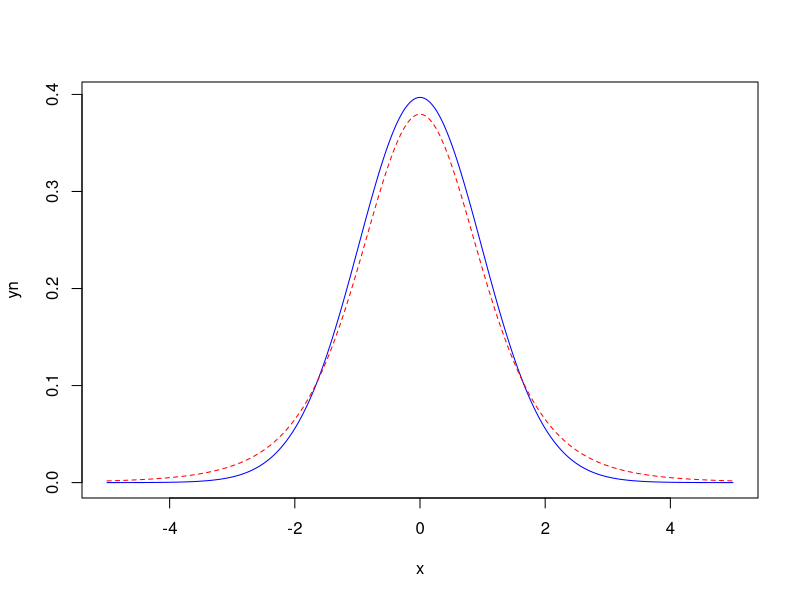
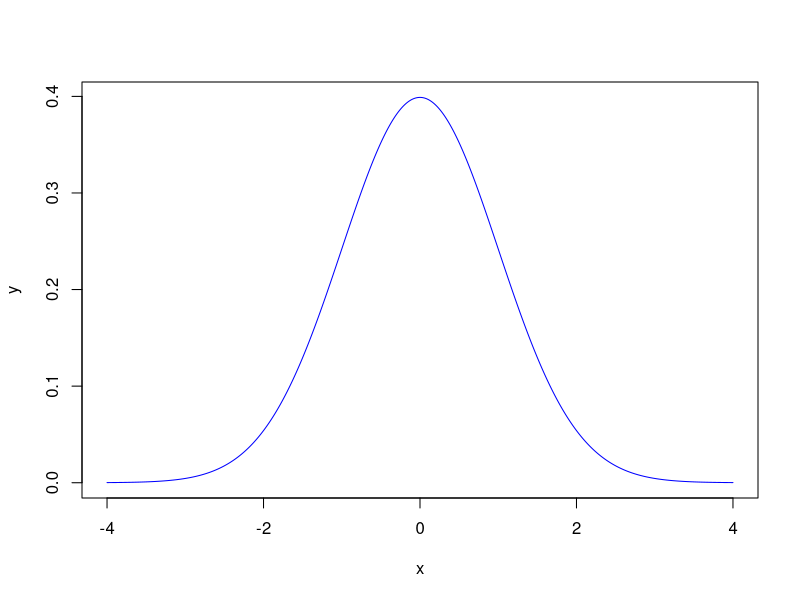
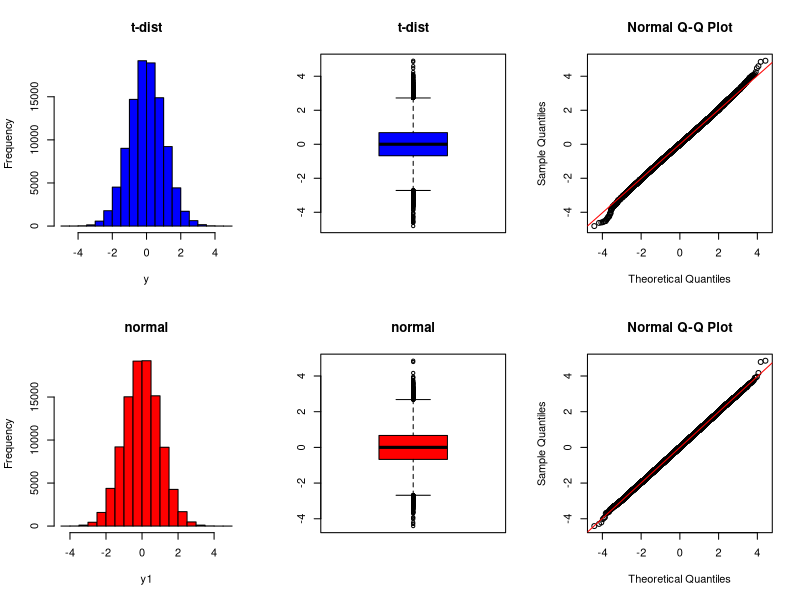

These figures' R source, in order:
################################################################################
#Problem #1
x <- seq(from = -5, 5, length = 1000)
yn <- dt(x, df = 50)
yn.1 <- dt(x, df = 5)

plot(x,yn,type = 'l', col = 'blue')
lines(x, yn.1, col = 'red', lty = 2)

#Answer is True; See Text page 307 for written description, along with examples
#on pages 308 & 302 for the graphically representation of the image.
################################################################################
#Problem 2
qnorm(0.95, mean = 0, sd = 1)
crit.val.test <- c(2.052, 1.645, 2.576, 2.33)
p.val <- round(pnorm(crit.val.test, lower.tail = FALSE), digits = 4)
tab.2 <- cbind(crit.val.test, p.val)
tab.2
#Answer is 1.645
################################################################################
#Problem 3
#Option 1; prop.test
prop.test(x = 32, n = 62, conf.level = 0.95, correct = FALSE)
#Option 2; follow formula and create your own 95% CI
p.hat <- 32/62
q.hat <- 1-p.hat
n <- 62
z.val <- qnorm(1-0.025, mean = 0, sd = 1, lower.tail = TRUE)
er.marg <- z.val*sqrt((p.hat*q.hat)/n)
l.val <- p.hat - er.marg
u.val <- p.hat + er.marg
cat(sprintf('%.3f',l.val), "< p <", sprintf('%.3f', u.val))

#Answer is 0.392 < p < 0.641
################################################################################
#Problem 4
E <- 0.011
alpha <- 0.02
p <- 0.5
z <- qnorm(0.99, mean = 0, sd = 1, lower.tail = TRUE)
n <- ((z*p/E)^2)
paste0("The sample size required is ", round(n, digits = 0))

#The answer is 11182
################################################################################
#Problem 5

#Explore option A

x <- seq(from = -4, to = 4, length = 1000)
y <- dnorm(x)
plot(x,y, type = 'l', col = 'blue')

#Exploring option B
x <- seq(from = -5, to = 5, length = 1000)
y <- rt(n = 100000, df = 50)
y1 <- rnorm(n = 100000, mean = 0, sd = 1)
par(mfrow = c(2,3))
hist(y, col = 'blue', main = 't-dist')
boxplot(y, col = 'blue', main = 't-dist')
qqnorm(y, col = 'black')
qqline(y, col = 'red')
hist(y1, col = 'red', main = 'normal')
boxplot(y1, col = 'red', main = 'normal')
qqnorm(y1, col = 'black')
qqline(y1, col = 'red')
par(mfrow = c(1,1))


#Answer is B, A symmetric, heavy-tailed distribution cannot be detected using a
#boxplot and QQ chart, these types of distributions can be detected with these
#tools
################################################################################
#Problem 6

z.val <- qnorm(0.975)
sig <- 500
E <- 110
n <- (z.val*sig/E)^2
n
#Answer is 80
################################################################################
#Problem 7
n <- 20
m <- 13.8
s <- 3.9
point <- s^2

chi.lower <- qchisq(0.975, df = n-1)
chi.lower
chi.upper <- qchisq(0.025, df = n-1)
chi.upper

low.bound <- ((n-1)*s^2)/chi.lower
up.bound <- ((n-1)*s^2)/chi.upper

cat(sprintf('%.2f',low.bound)," < var < ",sprintf('%.2f', up.bound))

#Answer is (8.80 , 32.45)
################################################################################
#Problem 8
x.bar <- (67.3 + 65.7)/2
z.val.99 <- qnorm(0.995)
nn.up <- 67.3
n <- 144
s <- ((nn.up - x.bar)*sqrt(n))/z.val.99
s
z.val.95 <- qnorm(0.975)
marg.err <- (z.val.95)*(s/sqrt(n))
low.bound <- x.bar - marg.err
up.bound <- x.bar + marg.err
cat(sprintf("%.1f",low.bound),"< mu <",sprintf("%.1f",up.bound))

#Answer 65.9 < mu < 67.1
################################################################################
#Problem 9
#See Wikipedia of sampling distribution for numbers 5 and 9

#Answer is D, None of the above
################################################################################
#Problem 10
alpha.over2 <- pnorm(-1.63)
alpha.over2
p.val <- 2*alpha.over2
p.val

#Answer p-value = 0.1031; fail to reject the null hypothesis
################################################################################
